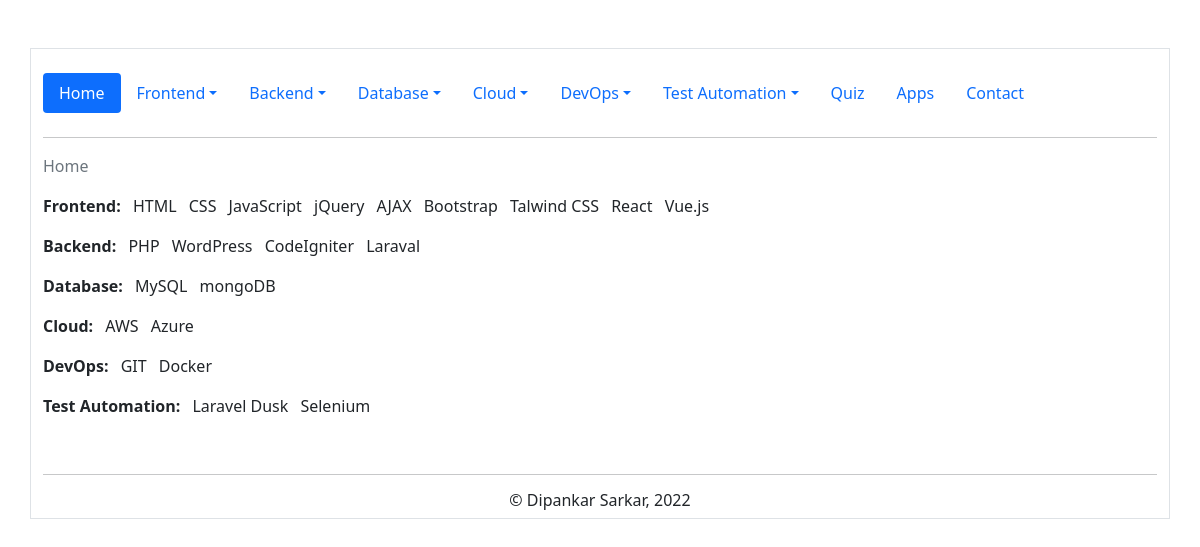
The page / on the database its author committed.
### tables this page shows
CREATE TABLE `menus` (
  `id` int(11) NOT NULL,
  `category_name` varchar(255) NOT NULL,
  `slug` varchar(255) NOT NULL,
  `pid` int(11) NOT NULL,
  `cattype` int(11) NOT NULL COMMENT '0=Parent\r\n1=Question and Answer\r\n2=Quiz\r\n3=App'
);

CREATE TABLE `sc` (
  `id` int(11) NOT NULL,
  `content` text NOT NULL,
  `pageid` int(11) NOT NULL
);

### inc/config.php (called while the page is built, shortened)
<?php
$page = isset($_GET['page']) ? $_GET['page'] : 'home';
?>

### inc/content.php (the view)
<?php
$sql = 'SELECT * FROM menus WHERE slug = "'.$page.'"';
if($result = mysqli_query($link, $sql)) {
   if(mysqli_num_rows($result) > 0) {
      $row = mysqli_fetch_row($result);
      if($row[4]==0 AND $page != 'quiz' AND $page != 'apps') {
         $sql_content = 'SELECT * FROM sc WHERE pageid = '.$row[0].'';
      } else if($row[4]==0 AND $page == 'quiz') {
         $sql_content = 'SELECT * FROM menus WHERE cattype = 2';
      } else if($row[4]==0 AND $page == 'apps') {
         $sql_content = 'SELECT * FROM menus WHERE cattype = 3';
      } else if($row[4]==2) {
         $sql_content = 'SELECT * FROM menus WHERE pageid = '.$row[0].'';
      } else if($row[4]==1) {
         $sql_content = 'SELECT * FROM qa WHERE pageid = '.$row[0].'';
      } else {
         $sql_content = 'SELECT * FROM sc WHERE pageid = '.$row[0].'';
      }
      if($result_content = mysqli_query($link, $sql_content)) {
         if(mysqli_num_rows($result_content) > 0) {
?>
<?php if($row[4]==0 AND $page != 'quiz' AND $page != 'apps') { ?>
<?php
while($row_content = mysqli_fetch_array($result_content)) { ?>
<?=$row_content["content"]?>
<?php } ?>
<?php } else if($row[4]==0 AND $page == 'quiz') { ?>
<div class="row">
   <div class="col-md-12">
      <div class="page-header clearfix">
         <h2 class="text-center">Quiz</h2>
      </div>
      <br>
      <div class="row">
         <?php while($row_content = mysqli_fetch_array($result_content)) { ?>
         <div class="col-sm-4">
            <div class="card">
               <div class="card-body">
                  <h5 class="card-title"><?=$row_content["category_name"];?></h5>
                  <p class="card-text"># questions available.</p>
                  <a href="?page=<?=$row_content["slug"];?>" class="btn btn-primary">Start</a>
               </div>
            </div>
         </div>
         <?php } ?>
      </div>
   </div>
</div>
<?php } else if($row[4]==0 AND $page == 'apps') { ?>
<div class="row">
   <div class="col-md-12">
      <div class="page-header clearfix">
         <h2 class="text-center">Apps</h2>
      </div>
      <br>
      <div class="row">
         <?php while($row_content = mysqli_fetch_array($result_content)) { ?>
         <div class="col-sm-4">
            <div class="card">
               <div class="card-body">
                  <h5 class="card-title"><?=$row_content["category_name"];?></h5>
                  <p class="card-text"># apps available.</p>
                  <a href="?page=<?=$row_content["slug"];?>" class="btn btn-primary">View Apps</a>
               </div>
            </div>
         </div>
         <?php } ?>
      </div>
   </div>
</div>
<?php } else if($row[4]==2) { ?>
quiz details
<?php } else if($row[4]==1) { ?>
   <div class="accordion" id="accordionExample">
<?php
while($row_content = mysqli_fetch_array($result_content)) { ?>
<div class="accordion-item">
   <h2 class="accordion-header" id="heading<?=$row_content["id"]?>">
      <button class="accordion-button" type="button" data-bs-toggle="collapse" data-bs-target="#collapse<?=$row_content["id"]?>" aria-expanded="true" aria-controls="collapseOne">
      <strong><?=$row_content["question"]?></strong>
      </button>
   </h2>
   <div id="collapse<?=$row_content["id"]?>" class="accordion-collapse collapse show" aria-labelledby="headingOne" data-bs-parent="#accordionExample">
      <div class="accordion-body">
         <?=$row_content["answer"]?>
      </div>
   </div>
</div>
<?php } ?>
</div>
<?php } else { ?>
<?php } ?>
<?php
          }
      }
   }
}
?>

### inc/nav.php (shortened to what this page needs)
<?php $sql_menu = "SELECT * FROM menus WHERE pid = 0"; ?>
<ul class="nav nav-pills mt-4 mb-4">
   <?php
   if($result_menu = mysqli_query($link, $sql_menu)) {
      if(mysqli_num_rows($result_menu) > 0) {
         while($row_menu = mysqli_fetch_array($result_menu)) {
            if($row_menu['cattype'] == 2) {
               $sql_submenu = "SELECT * FROM menus WHERE cattype =2";
               $result_submenu = mysqli_query($link, $sql_submenu);
               $sql_submenu_slugs = "SELECT slug FROM menus WHERE cattype =2";
            } else if($row_menu['cattype'] == 3) {
               $sql_submenu = "SELECT * FROM menus WHERE cattype =3";
               $result_submenu = mysqli_query($link, $sql_submenu);
               $sql_submenu_slugs = "SELECT slug FROM menus WHERE cattype =3";
            } else {
               $sql_submenu = "SELECT * FROM menus WHERE cattype NOT IN (2,3) AND pid=".$row_menu['id'] ;
               $result_submenu = mysqli_query($link, $sql_submenu);
               $sql_submenu_slugs = "SELECT slug FROM menus WHERE cattype NOT IN (2,3) AND pid=".$row_menu['id'];
            }
            $result_submenu_slugs = mysqli_query($link, $sql_submenu_slugs);
            $menu_slugs = array();
            while($row_submenu_slugs = mysqli_fetch_array($result_submenu_slugs)) {
               $menu_slugs[] = $row_submenu_slugs['slug'];
            }
   ?>
   <li class="nav-item <?php if(mysqli_num_rows($result_submenu) > 0) { echo "dropdown"; } ?>">
      <a class="nav-link <?php if($page==$row_menu['slug'] || in_array($page, $menu_slugs)) echo "active "; ?><?php if(mysqli_num_rows($result_submenu) > 0) { echo "dropdown "; } ?><?php if(mysqli_num_rows($result_submenu) > 0) { echo "dropdown-toggle"; } ?>" <?php if(mysqli_num_rows($result_submenu) > 0) { echo 'data-bs-toggle="dropdown" role="button" aria-expanded="false"'; } ?> href="?page=<?=$row_menu['slug']; ?>"><?=$row_menu['category_name']; ?></a>
   </li>
   <?php
         }
      }
   }
   ?>
</ul>
<hr>

### rows shown on the page
menus: category_name "Home"
menus: category_name "Frontend"
menus: category_name "Backend"
menus: category_name "Database"
menus: category_name "Cloud"
menus: category_name "DevOps"
menus: category_name "Test Automation"
menus: category_name "Quiz"
menus: category_name "Apps"
menus: category_name "Contact"
sc: content "Frontend: HTML CSS JavaScript jQuery AJAX Bootstrap Talwind CSS React Vue.js Backend: PHP WordPress CodeIgniter Laraval Database: MySQL mongoDB Cloud: AWS Azure DevOps: GIT Docker Test Automation: Laravel Dusk Selenium"
